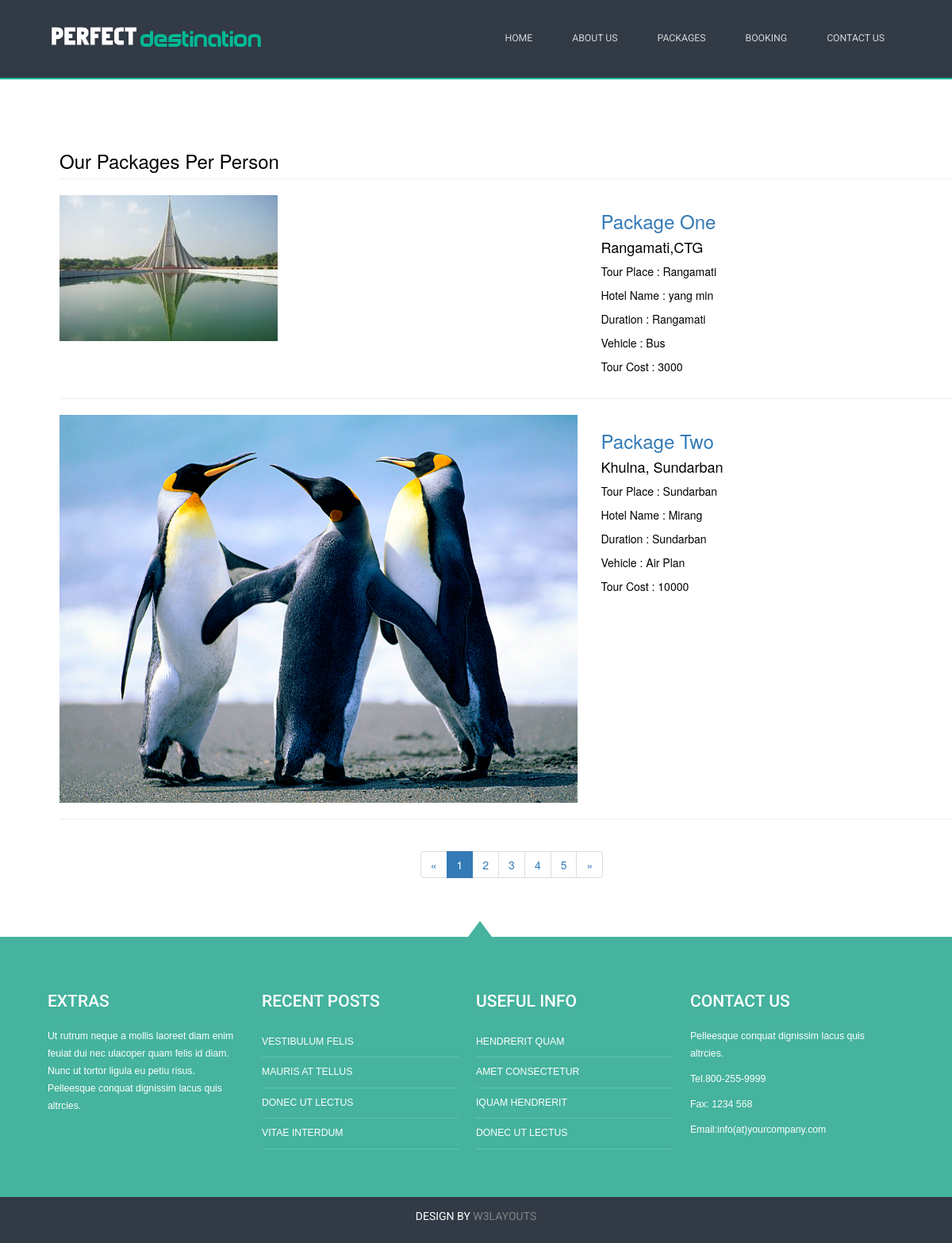
Page /views/package.php (signed in) on the committed database.
### tables this page shows
CREATE TABLE IF NOT EXISTS `page` (
  `id` int(250) NOT NULL AUTO_INCREMENT,
  `title` varchar(250) NOT NULL,
  `content` text NOT NULL,
  `img_name` varchar(250) NOT NULL,
  `trash_at` varchar(255) DEFAULT NULL,
  PRIMARY KEY (`id`)
);

CREATE TABLE IF NOT EXISTS `img_package` (
  `id` int(250) NOT NULL AUTO_INCREMENT,
  `package_id` int(250) NOT NULL,
  `img_name` varchar(250) NOT NULL,
  PRIMARY KEY (`id`)
);

CREATE TABLE IF NOT EXISTS `package` (
  `id` int(250) NOT NULL AUTO_INCREMENT,
  `title` varchar(250) NOT NULL,
  `tour_place` varchar(250) NOT NULL,
  `tour_location` varchar(250) NOT NULL,
  `hotel_name` varchar(250) NOT NULL,
  `duration` varchar(250) NOT NULL,
  `vehicle` varchar(250) NOT NULL,
  `package_cost` varchar(250) NOT NULL,
  PRIMARY KEY (`id`)
);

### src/Model/Database/Database.php (called while the page is built, shortened)
<?php
class Database{
    protected function __construct()
    {
        $this->conn = new \mysqli("localhost","root","","tourism");
    }
}

### src/Model/Page/Page.php (called while the page is built, shortened)
<?php
class Page extends Database
{
    public function selectAll()
    {
        $_allPage = array();
        $query = "SELECT * FROM `page` WHERE `trash_at` IS NULL";
        $result = $this->conn->query($query);
        while ($row = $result->fetch_object()) {
            $_allPage[] = $row;
        }
        return $_allPage;
    }
}

### src/Model/Package/Package.php (called while the page is built, shortened)
<?php
class Package extends Database
{
    public function selectAll(){
        $sql = "SELECT * FROM `package`
                LEFT JOIN `img_package`
                ON `package`.`id` = `img_package`.`package_id`
                ORDER BY `package`.`id`";
        $result = $this->conn->query($sql);
        $allPackage = array();
        if($result){
            while($row = $result->fetch_object()){
                $allPackage[] = $row;
            }
        }
        return $allPackage;
    }
}

### views/package.php (the view, shortened to what this page needs)
<?php include_once('header.php');
$pack = new Package();
$packages = $pack->selectAll();
?>
	<div class="content">
		<div class="services">
			<div class="wrap">
				<div class="section group group">
					<div class="container">
						<div class="row">
							<div class="col-lg-12">
								<h3 class="page-header">
									Our Packages Per Person
								</h3>
							</div>
						</div>
						<?php foreach($packages as $package){ ?>
						<div class="row">
							<div class="col-md-7">
								<a href="#">
									<img class="img-responsive" src="../Resources/images/<?php echo $package->img_name; ?>" alt="">
								</a>
							</div>
							<div class="col-md-5">
								<h3><a href="booking.php?id=<?php echo $package->package_id; ?>"><?php echo $package->title; ?></a></h3>
								<h4><?php echo $package->tour_location; ?></h4>
								<p><span>Tour Place : </span><?php echo $package->tour_place; ?></p>
								<p><span>Hotel Name : </span><?php echo $package->hotel_name; ?></p>
								<p><span>Duration : </span><?php echo $package->tour_place; ?></p>
								<p><span>Vehicle : </span><?php echo $package->vehicle; ?></p>
								<p><span>Tour Cost : </span><?php echo $package->package_cost; ?></p>
							</div>
						</div>
						<hr>
						<?php } ?>
						<div class="row text-center">
							<div class="col-lg-12">
								<ul class="pagination">
									<li>
										<a href="#">&laquo;</a>
									</li>
									<li class="active">
										<a href="#">1</a>
									</li>
									<li>
										<a href="#">2</a>
									</li>
									<li>
										<a href="#">3</a>
									</li>
									<li>
										<a href="#">4</a>
									</li>
									<li>
										<a href="#">5</a>
									</li>
									<li>
										<a href="#">&raquo;</a>
									</li>
								</ul>
							</div>
						</div>
					</div>
				</div>
			</div>
		</div>
	</div>
<?php include_once "footer.php"; ?>

### views/header.php (shortened to what this page needs)
<?php
$page = new \App\Model\Page\Page();
$pageName = $page->selectAll();
?>
<!DOCTYPE HTML>
<head>
    <link href="../Resources/css/style.css" rel="stylesheet" type="text/css"  media="all" />
    <link href="../Resources/css/bootstrap.min.css" rel="stylesheet" type="text/css"  media="all" />
    <link href="../Resources/css/main.css" rel="stylesheet" type="text/css"  media="all" />
    <link rel="stylesheet" href="../Resources/css/responsiveslides.css">
</head>
<body>
<div class="header">
    <div class="wrap">
        <div class="logo">
            <a href="index.php"><img src="../Resources/images/logo.png" title="logo" /></a>
        </div>
        <div class="top-nav">
            <ul>
                <?php foreach($pageName as $menu ) { ?>
                <li class="">
                    <?php $var = str_replace(array("Home"," ","Us","s"),array("index","","",""),$menu->title); ?>
                    <a href="<?php echo strtolower($var); ?>.php">
                        <?php echo strtoupper($menu->title); ?>
                    </a>
                </li>
                <?php }?>
            </ul>
        </div>
    </div>
</div>

### views/footer.php (shortened to what this page needs)
            <div class="footer">
                <div class="wrap">
                    <div class="footer-grids">
                        <div class="footer-grid">
                            <h3>EXTRAS</h3>
                            <p>Ut rutrum neque a mollis laoreet diam enim feuiat dui nec ulacoper quam felis id diam. Nunc ut tortor ligula eu petiu risus. Pelleesque conquat dignissim lacus quis altrcies.</p>
                        </div>
                        <div class="footer-grid">
                            <h3>RECENT POSTS</h3>
                            <ul>
                                <li><a href="#">Vestibulum felis</a></li>
                                <li><a href="#">Mauris at tellus</a></li>
                                <li><a href="#">Donec ut lectus</a></li>
                                <li><a href="#">vitae interdum</a></li>
                            </ul>
                        </div>
                        <div class="footer-grid">
                            <h3>USEFUL INFO</h3>
                            <ul>
                                <li><a href="#">Hendrerit quam</a></li>
                                <li><a href="#">Amet consectetur </a></li>
                                <li><a href="#">Iquam hendrerit</a></li>
                                <li><a href="#">Donec ut lectus </a></li>
                            </ul>
                        </div>
                        <div class="footer-grid footer-lastgrid">
                            <h3>CONTACT US</h3>
                            <p>Pelleesque conquat dignissim lacus quis altrcies.</p>
                            <div class="footer-grid-address">
                                <p>Tel.800-255-9999</p>
                                <p>Fax: 1234 568</p>
                                <p>Email:<a class="email-link" href="#">info(at)yourcompany.com</a></p>
                            </div>
                        </div>
                    </div>
                </div>
            </div>
        <div class="copy-right">
            <p>Design by <a href="http://w3layouts.com/">W3layouts</a></p>
        </div>
    </body>
</html>

### Resources/css/style.css (style rules this page uses)
html,body,div,span,applet,object,iframe,h1,h2,h3,h4,h5,h6,p,blockquote,pre,a,abbr,acronym,address,big,cite,code,del,dfn,em,img,ins,kbd,q,s,samp,small,strike,strong,sub,sup,tt,var,b,u,i,dl,dt,dd,ol,nav ul,nav li,fieldset,form,label,legend,table,caption,tbody,tfoot,thead,tr,th,td,article,aside,canvas,details,embed,figure,figcaption,footer,header,hgroup,menu,nav,output,ruby,section,summary,time,mark,audio,video { margin:0;padding:0;border:0;font-size:100%;font:inherit;vertical-align:baseline; }
ol,ul { list-style:none;margin:0px;padding:0px; }
a { text-decoration:none; }
img { max-width:100%; }
body { font-family:Arial, Helvetica, sans-serif; }
.wrap { width:80%; margin:0 auto; transition:all .2s linear; -moz-transition:all .2s linear; -webkit-transition:all .2s linear; -o-transition:all .2s linear; -ms-transition:all .2s linear; }
.header { background:#323A45; border-bottom:2px solid #00B895; }
.logo { float: left; padding:25px 0; }
.top-nav { float:right; }
.top-nav ul li { display:inline-block; float:left; }
.top-nav ul li a { font-family: 'Roboto', sans-serif; color: #d6d6d6; padding: 40px 25px; display: block; position: relative; text-transform: uppercase; transition: 0.5s ease; -o-transition: 0.5s ease; -webkit-transition: 0.5s ease; font-size: 0.875em; position:relative; }
.footer { background:#45B39E; padding: 50px 0; position:relative; }
.footer:after { content: ''; position:absolute; width: 0; height: 0; border:20px solid #45B39E; border-top: 0 solid rgba(0, 0, 0, 0)!important; border-right: 15px solid rgba(0, 0, 0, 0)!important; border-left: 15px solid rgba(0, 0, 0, 0)!important; left:50%; top:-20px; margin-left: -10px; }
.footer-grid { float:left; width:23%; margin-right:2%; }
.footer-grid h3 { font-size: 1.5em; color: #fff; text-transform: uppercase; font-family: 'Roboto', sans-serif; margin-bottom: 20px; }
.footer-grid p { font-size: 0.875em; color:#FFF; font-family: Arial, Helvetica, sans-serif; line-height: 1.8em; }
.footer-grid ul li a { display:block; padding:10px 0px; border-bottom: 1px solid #5AC5B1; font-size: 0.875em; color:#FFF; font-family: Arial, Helvetica, sans-serif; transition: 0.5s ease; -o-transition: 0.5s ease; -webkit-transition: 0.5s ease; text-transform:uppercase; }
.footer-lastgrid { margin:0; }
.email-link { color:#FFF; transition: 0.5s ease; -o-transition: 0.5s ease; -webkit-transition: 0.5s ease; text-transform:lowercase; }
.copy-right { text-align:center; padding:1em; background:#323A45; }
.copy-right p { font-size: 1em; color: #fff; text-transform: uppercase; font-family: 'Roboto', sans-serif; }
.copy-right p a { color: rgba(148, 145, 145, 0.84); transition: 0.5s ease; -o-transition: 0.5s ease; -webkit-transition: 0.5s ease; }
.services { padding: 50px 0; }
.section { clear: both; padding: 0px; margin: 0px; }
.group:before, .group:after { content:""; display:table; }
.group:after { clear:both; }
.group { zoom:1; }
@media only screen and (max-width: 1280px) and (min-width: 1024px) { .wrap { width:90%; } }

### Resources/css/main.css (style rules this page uses)
* { margin: 0; padding:0; }
body { color:#000; }

### rows in the picture
page: title "HOME"
page: title "ABOUT US"
page: title "PACKAGES"
page: title "BOOKING"
page: title "CONTACT US"
img_package: img_name (picture), package.title "Package One", package.tour_location "Rangamati,CTG", package.tour_place "Rangamati", package.hotel_name "yang min", package.vehicle "Bus", package.package_cost "3000"
img_package: img_name (picture), package.title "Package Two", package.tour_location "Khulna, Sundarban", package.tour_place "Sundarban", package.hotel_name "Mirang", package.vehicle "Air Plan", package.package_cost "10000"
